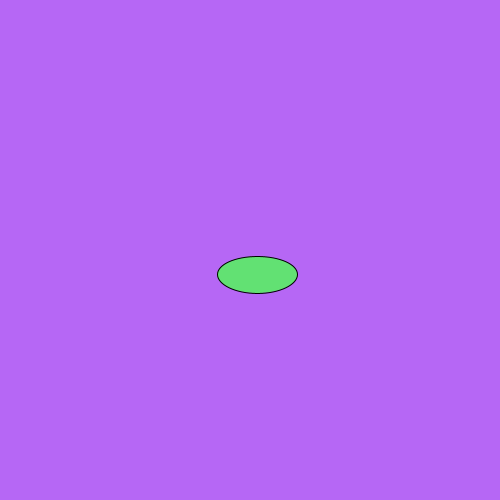
Frame 1 (no input)
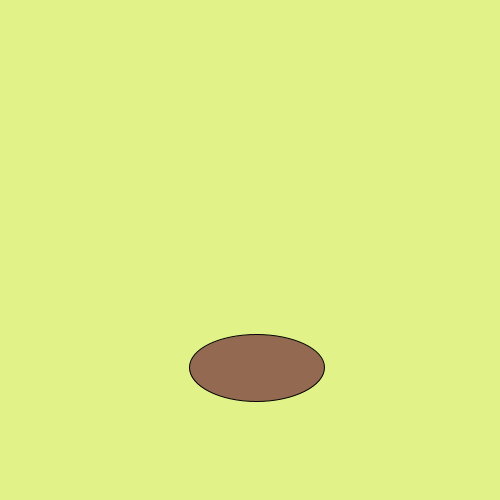
Frame 60 (the mouse pressed at the canvas centre just before this capture)
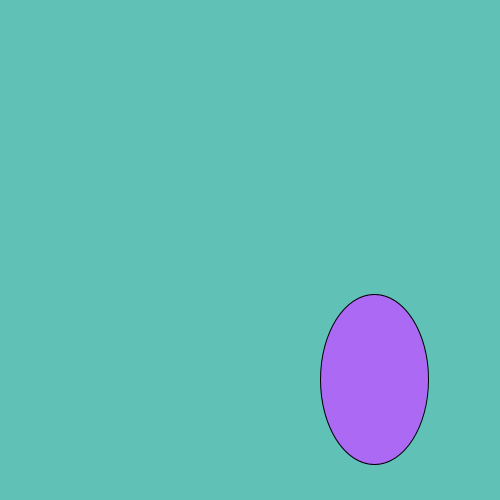
Frame 120 (the mouse held since frame 60 and released just before this capture)

The Processing sketch that drew these frames (run headless with seeded random() and noise(); from frame 60 on, the mouse is pressed at the canvas centre):

// Processing sketch: processing_161664
// ── processing_161664.pde

void setup() {
  size(500, 500);
  frameRate(35);
}
void draw() {
  background (random(50, 255),random(50, 255),random(50, 255));
  fill (random(50, 255),random(50, 255),random(50, 255));
  ellipseMode (CORNER);
  ellipse (random(20, 450), random(20, 450),random(20, 200), random(20, 200));
}
